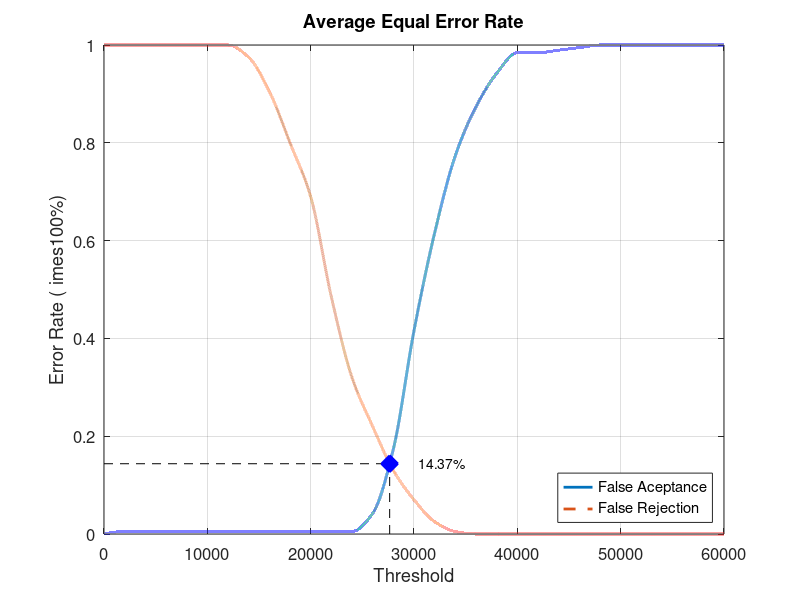
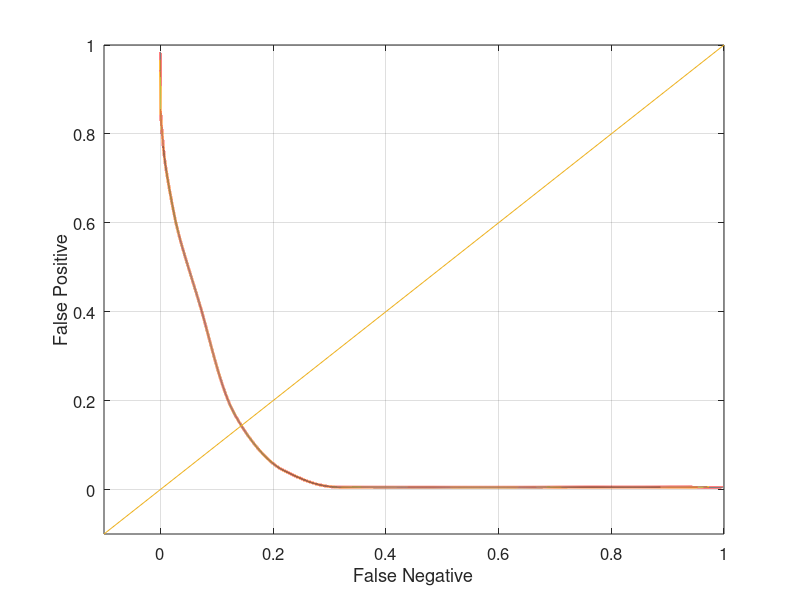

Write MATLAB code to recreate these figures, in order.
close all;
clear;
clc;
x = 0:2000:60000;
xq = 0:0.5:60000;

y0 = [0 0.00526316 0.00526316 0.00526316 0.00526316 0.00526316 0.00526316 0.00526316 0.00526316 0.00526316 0.00526316 0.00526316 0.00526316 0.0421053 0.173684 0.415789 0.615789 0.773684 0.873684 0.942105 0.984211 0.984211 0.989474 0.994737 1 1 1 1 1 1 1]
yy0 = interp1(x, y0, xq, 'pchip');
y1 = [1 1 1 1 1 1 1 0.975 0.905 0.8 0.69 0.485 0.32 0.22 0.13 0.07 0.025 0.005 0 0 0 0 0 0 0 0 0 0 0 0 0]
yy1 = interp1(x, y1, xq, 'pchip');

% Calculating EER: 
y2 = abs(y0 - y1);
find(y2 == min(y2))
yy2 = abs(yy0 - yy1);
xEER = find(yy2 == min(yy2));
xEERIndex = xq(xEER) % X-axis EER
yEER = yy0(xEER) % Y-axis EER

main = figure
plot(xq, yy0,'-','LineWidth', 2);	hold on
plot(xq, yy1,'--','LineWidth', 2);	hold on
plot([xEERIndex xEERIndex], [0 yEER], 'k--');	hold on
plot([0 xEERIndex], [yEER yEER], 'k--');	hold on
plot(xEERIndex, yEER, 'bx', 'LineWidth', 10);	hold on
text(xEERIndex + 10 * xEERIndex / 100, yEER, [num2str(round((10000 * yEER)) / 100) '%'])
legend('False Aceptance', 'False Rejection', 'Location', 'SouthEast')
xlabel('Threshold')
ylabel('Error Rate (	imes100%)')
title('Average Equal Error Rate')
set(gca, 'FontSize', 12)
axis([0 60000 0 1])
grid on

print(main, 'Database4_2Main', '-dpng');
FNRxFPR = figure('Color', [1 1 1]);
plot(yy1, yy0, '-', yy1, yy0, 'LineWidth', 2);
hold on
y = -0.1:0.1:1
plot(y, y); 
set(gca, 'FontSize', 12)
xlabel('False Negative')
ylabel('False Positive')
axis([-0.1 1 -0.1 1])
set(gca, 'FontSize', 12)
grid on

print(FNRxFPR, 'Database4_2FNRxFPR','-dpng');
